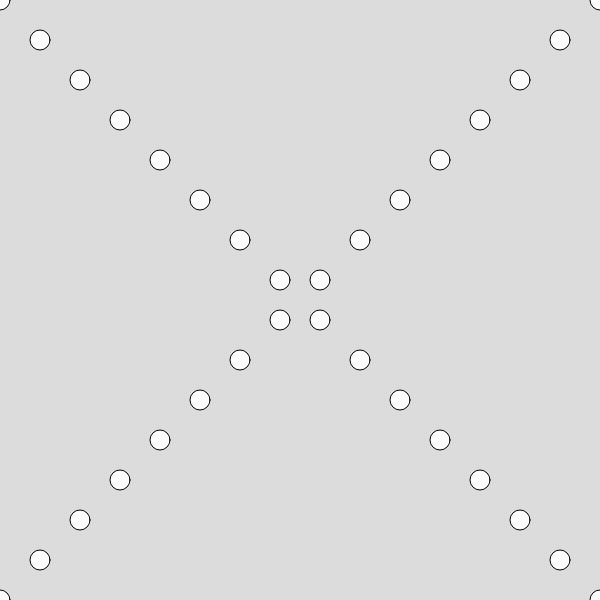
Frame 1 (no input)
Frame 60 (no input): identical to frame 1, image omitted
Frame 120 (the mouse pressed at the canvas centre since frame 60): identical to frame 1, image omitted

The p5.js sketch that drew this single still picture (run headless with seeded random() and noise() and a simulated clock; from frame 60 on, the mouse is pressed at the canvas centre):

// p5.js sketch
// ── sketch.js
function setup() {
    createCanvas(600, 600);
}
function draw() {
    background(220);
    x = width;
    //for(initialize;condition;increment)
    for(y=0;y<=height;y=y+40){//increment y by 10 so that more shapes are visible

        //draw an ellipse at y location of the variable y
        ellipse(y,y,20,20);

    }
    for(y=0;y<=height;y=y+40){//increment y by 10 so that more shapes are visible

        //draw an ellipse at y location of the variable y
        ellipse(x,y,20,20);
        x=x-40; //subtract 40 from x each loop
    }
}
